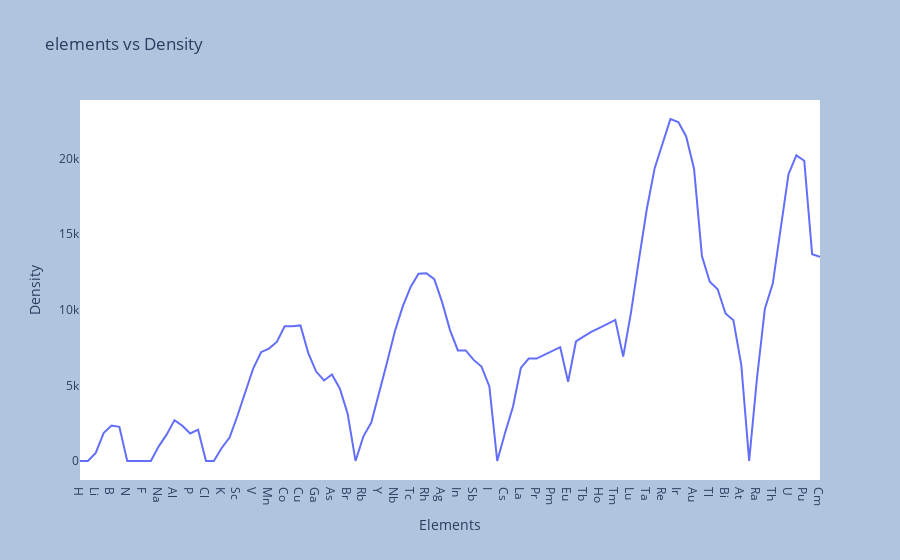

This figure's notebook cell:
### Code cell
# Plot of  Density v/s Elements
fig4 =px.line(df,x='Elements',y='Density',title='elements vs Density')
fig4.update_layout(paper_bgcolor='LightSteelBlue',plot_bgcolor='white')

### Figure 1 — Plotly figure (JSON) as saved in the notebook; plotly's stock layout.template omitted (floating-point values rounded to 4 significant figures)
{"data": [{"hovertemplate": "Elements=%{x}<br>Density=%{y}<extra></extra>", "legendgroup": "", "line": {"color": "#636efa", "dash": "solid"}, "marker": {"symbol": "circle"}, "mode": "lines", "name": "", "orientation": "v", "showlegend": false, "type": "scatter", "x": ["H", "He", "Li", "Be", "B", "C", "N", "O", "F", "Ne", "Na", "Mg", "Al", "Si", "P", "S", "Cl", "Ar", "K", "Ca", "Sc", "Ti", "V", "Cr", "Mn", "Fe", "Co", "Ni", "Cu", "Zn", "Ga", "Ge", "As", "Se", "Br", "Kr", "Rb", "Sr", "Y", "Zr", "Nb", "Mo", "Tc", "Ru", "Rh", "Pd", "Ag", "Cd", "In", "Sn", "Sb", "Te", "I", "Xe", "Cs", "Ba", "La", "Ce", "Pr", "Nd", "Pm", "Sm", "Eu", "Gd", "Tb", "Dy", "Ho", "Er", "Tm", "Yb", "Lu", "Hf", "Ta", "W", "Re", "Os", "Ir", "Pt", "Au", "Hg", "Tl", "Pb", "Bi", "Po", "At", "Rn", "Ra", "Ac", "Th", "Pa", "U", "Np", "Pu", "Am", "Cm"], "xaxis": "x", "y": [0.09, 0.18, 530, 1850, 2340, 2260, 1.25, 1.43, 1.7, 0.9, 970, 1740, 2700, 2330, 1820, 2070, 3.21, 1.78, 860, 1550, 2990, 4540, 6110, 7190, 7430, 7870, 8900, 8900, 8960, 7130, 5910, 5320, 5720, 4790, 3120, 3.75, 1630, 2540, 4470, 6510, 8570, 10220, 11500, 12370, 12410, 12020, 10500, 8650, 7310, 7310, 6680, 6240, 4930, 5.9, 1870, 3590, 6150, 6770, 6770, 7010, 7300, 7520, 5240, 7900, 8230, 8550, 8800, 9070, 9320, 6900, 9840, 13310, 16650, 19350, 21040, 22600, 22400, 21450, 19320, 13550, 11850, 11350, 9750, 9300, 6350, 9.73, 5500, 10070, 11720, 15400, 18950, 20200, 19840, 13670, 13500], "yaxis": "y"}], "layout": {"legend": {"tracegroupgap": 0}, "paper_bgcolor": "LightSteelBlue", "plot_bgcolor": "white", "title": {"text": "elements vs Density"}, "xaxis": {"anchor": "y", "domain": [0, 1], "title": {"text": "Elements"}}, "yaxis": {"anchor": "x", "domain": [0, 1], "title": {"text": "Density"}}}}
